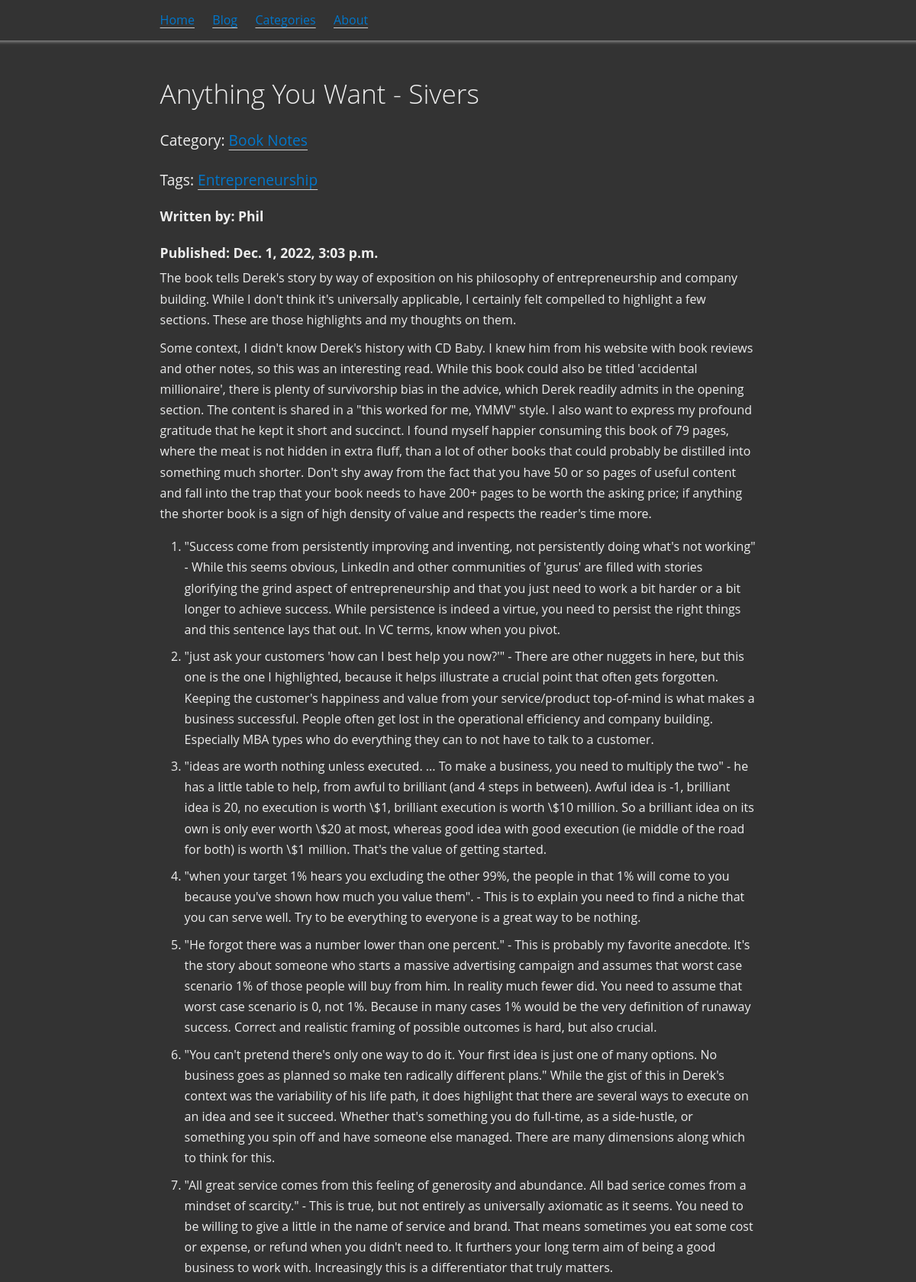
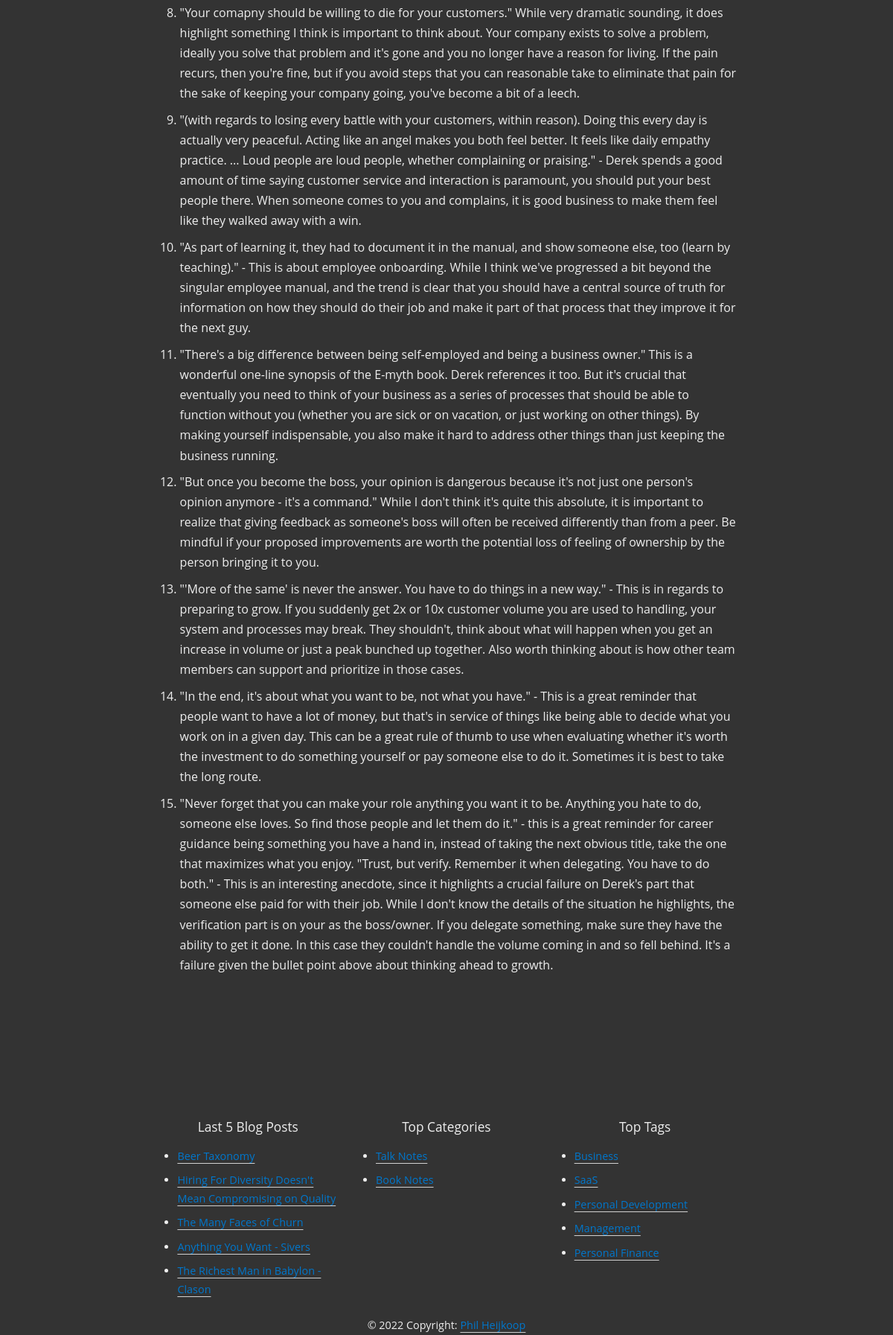
/blog/anything-you-want/, run on the app's committed database (2 pictures, top to bottom).
### blog/models.py (models this page shows, shortened)
class Post(models.Model):
    author = models.CharField(default="Phil", max_length=255)
    title = models.CharField(max_length=255)
    slug = models.SlugField()
    created = models.DateTimeField()
    publish_date = models.DateTimeField(null=True, blank=True)
    last_updated = models.DateTimeField()
    published = models.BooleanField(default=False)
    draft = models.BooleanField(default=True)
    tags = models.ManyToManyField(Tag, blank=True, null=True)
    category = models.ForeignKey(Category, blank=True, null=True, on_delete=models.SET_NULL)
    series_number = models.IntegerField(default=0)
    raw_markdown = models.TextField()

class Category(models.Model):
    name = models.CharField(max_length=255)
    def __str__(self):
        return self.name
    class Meta:
        verbose_name_plural = "categories"

class Tag(models.Model):
    name = models.CharField(max_length=255)
    def __str__(self):
        return self.name

### blog/views.py (the view)
# urls.py: path('blog/<slug>/', PostView.as_view(), name='post'),
class PostView(View, CommonContextMixin):
    template_name = "blog/post.html"
    def get(self, request, slug):
        post = Post.objects.get(slug=slug)
        context = self.get_context_data()
        context['post'] = post
        return render(request, self.template_name, context=context)

### blog/templatetags/markdown_extras.py (called while the page is built)
@register.filter()
@stringfilter
def markdown(value):
    return md.markdown(value, extensions=['markdown.extensions.fenced_code'])

### blog/views.py (called while the page is built)
    def get_context_data(self, **kwargs):
        context = super().get_context_data(**kwargs)
        category_list = Category.objects.annotate(number_of_post=Count('post')).filter(number_of_post__gt=0).order_by('-number_of_post')[:5]
        tags = Tag.objects.annotate(number_of_post=Count('post')).filter(number_of_post__gt=0).order_by('-number_of_post')[:5]
        posts = Post.objects.filter(published=True).order_by('publish_date')[:5]
        context['top_categories'] = category_list
        context['top_tags'] = tags
        context['top_posts'] = posts
        return context

### templates/blog/post.html
{% extends 'base.html' %}
{% load markdown_extras %}
{% block content %}
<h1>{{ post.title }}</h1>
{% if post.category %} <h5>Category: <a href={% url 'categorypostlist' post.category %}>{{post.category}}</a></h5>{% endif %}
{% if post.tags.all %}<h5>Tags: {% for tag in post.tags.all %} <a href={% url 'tagpage' tag.name %}>{{tag.name}}</a>{% endfor %}</h5>{% endif %}
<h4>Written by: {{ post.author }}</h4>
<h4>Published: {{ post.publish_date }}</h4>
{{ post.raw_markdown | markdown | safe }}
{% endblock content %}

### templates/footer.html
<footer class="text-center">
    <div class="row">
        <div class="col-4">
          <h5>Last 5 Blog Posts</h5>
          <ul>
            {% for post in top_posts %}
            <li>
              <a href="{% url 'post' post.slug %}">{{post.title}}</a>
            </li>
            {% endfor %}
          </ul>
        </div>
        <div class="col-4">
          <h5>Top Categories</h5>
          <ul>
            {% for category in top_categories %}
            <li>
              <a href="{% url 'categorypostlist' category %}">{{category.name}}</a>
            </li>
            {% endfor %}
          </ul>
        </div>
        <div class="col-4">
          <h5>Top Tags</h5>
          <ul>
            {% for tag in top_tags %}
            <li>
              <a href="{% url 'tagpage' tag %}" >{{tag.name}}</a>
            </li>
            {% endfor %}
          </ul>
        </div>
    </div>
    <div class="col">
      © 2022 Copyright:
      <a href="{% url 'homepage' %}">Phil Heijkoop</a>
    </div>
  </footer>

### static/css/style.css (style rules this page uses)
:root, html[data-theme='dark'] { --rem: 12pt; --width: 50rem; --navpos: absolute; --font-p: 1em/1.7 'Open Sans', 'DejaVu Sans', FreeSans, Helvetica, sans-serif; --font-h: .9em/1.5 'Open Sans', 'DejaVu Sans', FreeSans, Helvetica, sans-serif; --font-c: .9em/1.4 'DejaVu Sans Mono', monospace; --border: 1px solid var(--cmed); --ornament: "‹‹‹ ›››"; --cfg: #eee; --cbg: #333; --cdark: #888; --clight: #f5f6f7; --cmed: #d1d1d1; --clink: #07c; --cemph: #088; --cemphbg: #0881; }
* { box-sizing: border-box; border-spacing: 0; margin: 0; padding: 0; }
header, footer, figure, table, video, details, blockquote, ul, ol, dl, fieldset, pre, pre > code, caption { display: block; margin: 0.5rem 0rem 1rem; width: 100%; overflow: auto hidden; text-align: left; }
a, button, select, summary { color: var(--clink); cursor: pointer; }
html { font-size: var(--rem); background: var(--cbg); }
body { position: relative; margin: auto; max-width: var(--width); font: var(--font-p); color: var(--cfg); padding: 3.0rem 0.6rem 0; overflow-x: hidden; }
body > footer { margin: 10rem 0rem 0rem; font-size: 90%; }
p { margin: .6em 0; }
a[href] { text-decoration: underline solid var(--cmed); text-underline-position: under; }
ul, ol, dl { margin: 1rem 0; padding: 0 0 0 2em; }
li:not(:last-child), dd:not(:last-child) { margin-bottom: 0.5rem; }
h1, h2, h3, h4, h5 { margin: 1.5em 0 .5rem; font: var(--font-h); line-height: 1.2em; clear: both; }
h1 { font-size: 2.2em; font-weight: 300; }
h4 { font-size: 1.1em; font-weight: 700; }
h5 { font-size: 1.2em; font-weight: 400; color: var(--cfg); }
.row { display: flex; margin: 0.5rem -0.6rem; align-items: stretch; }
.row [class*="col"] { padding: 0 0.6rem; }
.row .col-4 { flex: 0 0 33.33%; max-width: 33.33%; }
.text-center { text-align: center; }

### data on the page
Post: title "Anything You Want - Sivers", category "Book Notes", author "Phil", publish_date "Dec. 1, 2022, 3:03 p.m.", raw_markdown "The book tells Derek's story by way of exposition on his philosophy of entrepreneurship and company building. While I don't think it's universally applicable, I certainly felt compelled to highlight a few sections. These are those highlights and my thoughts on them. Some context, I didn't know Derek's history with CD Baby. I knew him from his website with book reviews and other notes, so this was an interesting read. While this book could also be titled 'accidental millionaire', there is plenty of survivorship bias in the advice, which Derek readily admits in the opening section. The content is shared in a \"this worked for me, YMMV\" style. I also want to express my profound gratitude that…"
Tag: name "Entrepreneurship"
Post: title "Beer Taxonomy"
Post: title "Hiring For Diversity Doesn't Mean Compromising on Quality"
Post: title "The Many Faces of Churn"
Post: title "The Richest Man in Babylon - Clason"
Category: name "Talk Notes"
Category: name "Book Notes"
Tag: name "Business"
Tag: name "SaaS"
Tag: name "Personal Development"
Tag: name "Management"
Tag: name "Personal Finance"
